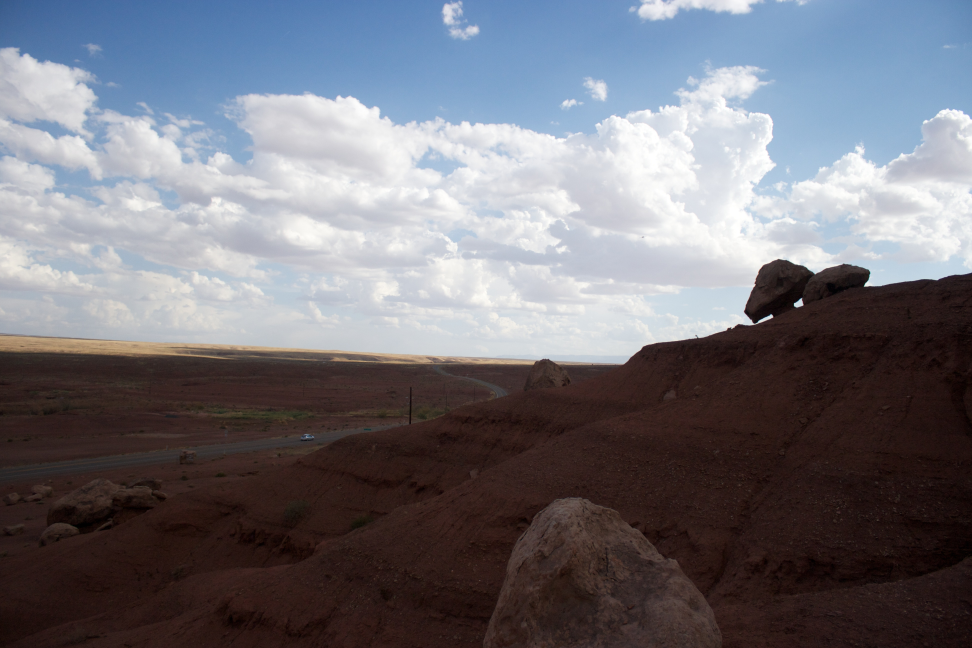
#> input picture Project 2/data/nevada3.jpg, 3888 x 2592 px (shown at 1/4 size); the run also reads 1 picture not shown here
$ python stitch.py ../data
#> lines starting #> are read from the running program, lines starting #| are printed output that depends on the picture
import cv2
import numpy as np
import os
import sys

# method for matching key points of descriptors using SSDR
# start:
def knnMatch(x1, x2):
    res = list()
    for i, x in enumerate(x1):
        x = np.tile(x, (x2.shape[0], 1))
        distances = np.linalg.norm(x - x2, axis = 1)
        k_idx = np.argsort(distances)[: 2]
        distances = distances[k_idx]
        if distances[0] < 0.7 * distances[1]:
            temp = dict()
            temp['distance'] = distances[0]
            temp['queryIdx'] = i
            temp['trainIdx'] = k_idx[0]
            res.append(temp)
        # limitimg the good maches to 500 to enhance performance
        if len(res) == 500:
            break
    return res
# end

# method for calculating homography using SVD
# start:
def calculateHomography(src, dst):
#     ref: http://ros-developer.com/2017/12/26/finding-homography-matrix-using-singular-value-decomposition-and-ransac-in-opencv-and-matlab/

    A = list()
    for i in range(len(src)):
        A.append([-src[i][0], -src[i][1], -1, 0, 0, 0, src[i][0] * dst[i][0], src[i][1] * dst[i][0], dst[i][0]])
        A.append([0, 0, 0, -src[i][0], -src[i][1], -1, src[i][0] * dst[i][1], src[i][1] * dst[i][1], dst[i][1]])

    u, s, v = np.linalg.svd(np.array(A))
    h = np.reshape(v[8], (3, 3))
    return h
# end

# method for finding inliers and homography matrix using RANSAC
# start:
def findHomography(src, dst):
    inliers = []
    H = None
    for i in range(500):
        # get 10 random points for calculating homography
        idx = np.random.permutation(len(src))[: 10]
        src1 = src[idx]
        dst1 = dst[idx]
        # call the homography function on those points
        h = calculateHomography(src1, dst1)
        _inliers = []

        for i, src_pt in enumerate(src):
            p1 = np.append(src_pt, 1) # changing src points into homogeneous coordinates
            p2 = np.append(dst[i], 1) # changing dst points into homogeneous coordinates
            _p1 = np.matmul(h, p1) # applying homography to the src points and getting their corresponding coordinates in dst image
            _p1 = _p1 / _p1[2]
            d = np.linalg.norm(p2 - _p1) # finding the error between the two points
            if d < 5:
                _inliers.append(i) # the point is inlier if the error is less than 5

        if len(_inliers) > len(inliers): # keeping the best homography matrix in 500 iterations
            inliers = _inliers
            H = h

        if len(inliers) > (len(src) * 0.7):
            break
    print ("Src size: ", len(src), "Max inliers: ", len(inliers))
    return H, inliers
# end

# method used to trim black edges around an image
# start:
def trim(frame):
    top = left = 0
    bottom, right = frame.shape[: 2]

    # trim top
    while not np.sum(frame[top]):
        top += 1
    # trim bottom
    while not np.sum(frame[bottom - 1]):
        bottom -= 1
    # trim left
    while not np.sum(frame[:, left]):
        left += 1
    # trim right
    while not np.sum(frame[:, right - 1]):
        right -= 1

    return frame[top : bottom - 1, left : right - 1]
#end

# method used to find the laplacian pyramids of an image
# start:
# [79 lines left out: functions find_laplacian_pyramids, blendImages, not called in this run]
# end

# method used to stitch 2 images using warp perspective
# start:
def stitch(img1, img2, H, blend = False):
#     ref: https://github.com/pavanpn/Image-Stitching/blob/9b4f77684da56cff50051b364d366704078432ec/stitch_images.py#L6
    h1, w1 = img1.shape[: 2]
    h2, w2 = img2.shape[: 2]

    # Get the canvas dimesions
    dims1 = np.float32([[0, 0], [0, h1], [w1, h1], [w1, 0]]).reshape(-1, 1, 2)
    dims2_temp = np.float32([[0, 0], [0, h2], [w2, h2], [w2, 0]]).reshape(-1, 1, 2)

    # Get relative perspective of second image
    dims2 = cv2.perspectiveTransform(dims2_temp, H)

    # Getting images together
    # Calculate dimensions of match points
    x_min, y_min = np.int32(np.amin(np.concatenate((dims1, dims2), axis = 0), axis = 0) - 0.5)[0]
    x_max, y_max = np.int32(np.amax(np.concatenate((dims1, dims2), axis = 0), axis = 0) + 0.5)[0]

    # Create output array after affine transformation
    transform_dist = [-x_min, -y_min]
    transform_array = np.array([[1, 0, transform_dist[0]],
                                [0, 1, transform_dist[1]],
                                [0, 0, 1]])

    result_img = cv2.warpPerspective(img2, np.matmul(transform_array, H), (x_max - x_min, y_max - y_min))
    result_img[transform_dist[1] : h1 + transform_dist[1], transform_dist[0] : w1 + transform_dist[0]] = img1
    if result_img.shape != img1.shape and blend:
        if transform_dist[0] > 100:
            result_img = blendImages(result_img[:, : transform_dist[0]], result_img[:, transform_dist[0] : w1 + transform_dist[0]])
        else:
            result_img = blendImages(result_img[:, transform_dist[0] : w1 + transform_dist[0]], result_img[:, w1 + transform_dist[0] :])
    return result_img
# blend

# method used to find sift descriptors, keypoints and get the best 500 matches between 2 images
# start:
def find_matches(img1, img2):
    sift = cv2.xfeatures2d.SIFT_create()
    kp1, des1 = sift.detectAndCompute(img1, None)
    kp2, des2 = sift.detectAndCompute(img2, None)
    matches = knnMatch(des1, des2)
    return matches, kp1, kp2
# end

# method used to stitch 2 images if enough matches are found, else img1 is returned
# start:
def stitch_images(img1, img2):
    img1_gray = cv2.cvtColor(img1, cv2.COLOR_BGR2GRAY)
    img2_gray = cv2.cvtColor(img2, cv2.COLOR_BGR2GRAY)
    good_matches, kp1, kp2 = find_matches(img1_gray, img2_gray)

    if len(good_matches) > 10:
        src_pts = np.float32([kp1[m['queryIdx']].pt for m in good_matches]).reshape(-1, 2)
        dst_pts = np.float32([kp2[m['trainIdx']].pt for m in good_matches]).reshape(-1, 2)
        H, inliers = findHomography(src_pts, dst_pts)
        if len(inliers) > .3 * len(good_matches):
            res = stitch(img2, img1, H)
            return res
        else:
            print ("Not enough inliers found - %d/%d" % (len(inliers), len(good_matches)))
            return img1
    else:
        print ("Not enough matches found - %d/%d" % (len(good_matches), 10))
        return img1
# end

def main():
    folder = sys.argv[1]
    imgList = os.listdir(folder)
    imgs = []
    for img in imgList:
        if '.jpg' in img or '.jpeg' in img:
            imgs.append(img)
    print(imgs)
    img1 = cv2.imread(os.path.join(folder, imgs[0]))
#> img1 is the input picture: shape (2592, 3888, 3); mean B, G, R 121, 113.6, 114.5
    # down-sizing the image to 50% of its size to enhance performance
    size1 = (int(img1.shape[1] * 0.5), int(img1.shape[0] * 0.5))
#> size1 = (1944, 1296)
    img1 = cv2.resize(img1, size1)
#> img1: shape (1296, 1944, 3)

    for index in range(1, len(imgs)):
        img2 = cv2.imread(os.path.join(folder, imgs[index]))
        size2 = (int(img2.shape[1] * 0.5), int(img2.shape[0] * 0.5))
#> size2 = (1944, 1296)
        img2 = cv2.resize(img2, size2)
        img1 = trim(stitch_images(img1, img2))
#> in stitch_images, `img1_gray = cv2.cvtColor(img1, cv2.COLOR_BGR2GRAY)`:
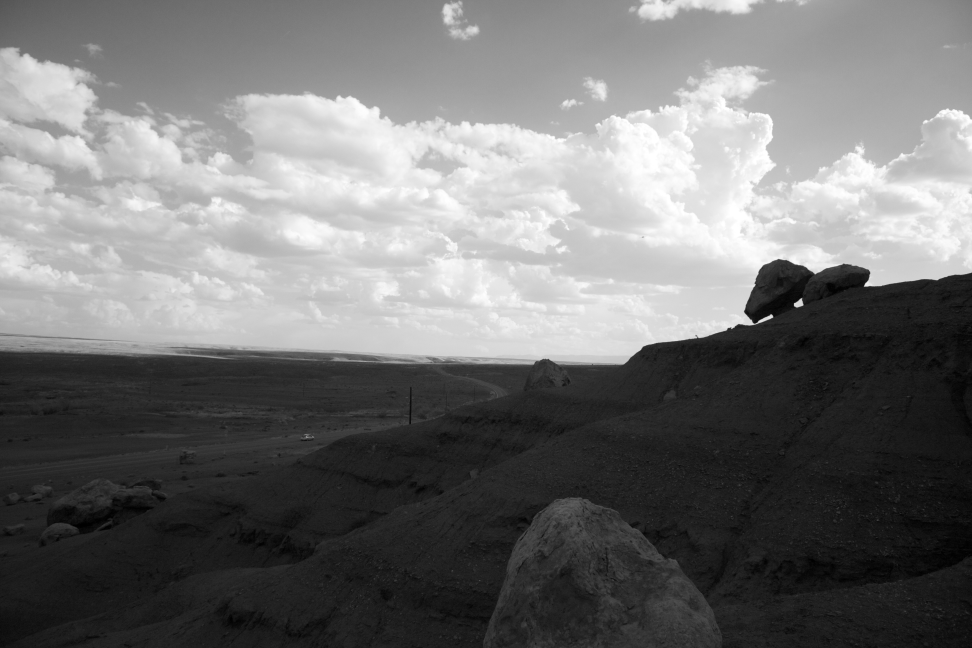
#> img1_gray: shape (1296, 1944) (shown at 1/2 size); min 0, max 255, mean 114.9
#> in find_matches, `kp1, des1 = sift.detectAndCompute(img1, None)`: kp1 = 900 keypoints; strongest (x, y, size): (1598, 607, 10.6), (1541, 633, 6.1), (1734, 569, 6.4), (1496, 643, 11.8)
#> in find_matches, `kp2, des2 = sift.detectAndCompute(img2, None)`: kp2 has the same summary as kp1
#> the loop in knnMatch, `for i, x in enumerate(x1):` made 500 passes
#> (k_idx, distances) on passes 1 to 12: ([0, 501], [0, 341.3]), ([1, 30], [0, 264.6]), ([2, 399], [0, 272.1]), ([3, 72], [0, 144.5]), ([4, 272], [0, 226.3]), ([5, 148], [0, 339]), ([6, 748], [0, 345.5]), ([7, 335], [0, 190.7]), ([8, 586], [0, 177.7]), ([9, 265], [0, 312.7]), ([10, 610], [0, 364]), ([11, 197], [0, 173.4])
#> pass 1, in knnMatch, `x = np.tile(x, (x2.shape[0], 1))`:
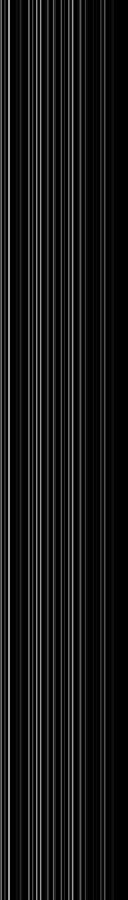
#> x: shape (900, 128) float32; min 0, max 159, mean 23.1
#> pass 2, in knnMatch, `x = np.tile(x, (x2.shape[0], 1))`:
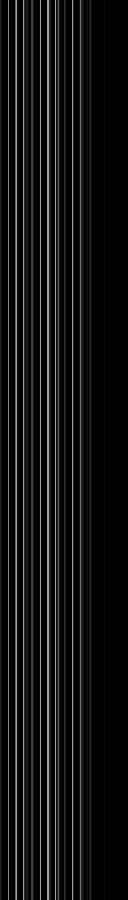
#> x: shape (900, 128) float32; min 0, max 162, mean 18.5
#> pass 3, in knnMatch, `x = np.tile(x, (x2.shape[0], 1))`:
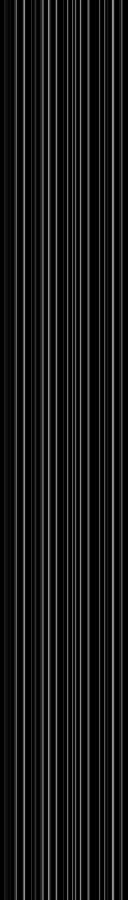
#> x: shape (900, 128) float32; min 0, max 145, mean 23.6
#> after the loop in knnMatch, `for i, x in enumerate(x1):`: res = 500 items
#> in stitch_images, `good_matches, kp1, kp2 = find_matches(img1_gray, img2_gray)`: kp2 has the same summary as kp1 in find_matches
#> in stitch_images, `src_pts = np.float32([kp1[m['queryIdx']].pt for m in good_matches]).re..`: src_pts = 500 pairs, first value 11.47 to 1245.9, second value 2.37 to 1249.3
#> in stitch_images, `dst_pts = np.float32([kp2[m['trainIdx']].pt for m in good_matches]).re..`: dst_pts has the same summary as src_pts
#> the loop in findHomography, `for i in range(500):` made 1 pass
#> idx on pass 1: [90, 254, 283, 445, 461, 15, 316, 489, 159, 153]
#> after the loop in findHomography, `for i in range(500):`: inliers = 500 values from 0 to 499
#| Src size:  500 Max inliers:  500
#> in stitch_images, `H, inliers = findHomography(src_pts, dst_pts)`: H = [[0.577, 4.18e-16, -8.86e-13], [4.7e-16, 0.577, -2.23e-13], [-1.08e-18, 7.05e-19, 0.577]]; inliers = 500 values from 0 to 499
#> in stitch, `dims2 = cv2.perspectiveTransform(dims2_temp, H)`: dims2 = [[-1.53e-12, -3.86e-13], [-5.96e-13, 1296], [1944, 1296], [1944, 1.2e-12]]
#> in stitch, `x_min, y_min = np.int32(np.amin(np.concatenate((dims1, dims2), axis = ..`: x_min = 0
#> in stitch, `x_max, y_max = np.int32(np.amax(np.concatenate((dims1, dims2), axis = ..`: x_max = 1944; y_max = 1296
#> in stitch, `transform_dist = [-x_min, -y_min]`: transform_dist = [0, 0]
#> in stitch, `transform_array = np.array([[1, 0, transform_dist[0]], [0, 1, transfor..`: transform_array = [[1, 0, 0], [0, 1, 0], [0, 0, 1]]
#> in trim, `top = left = 0`: top = 0
#> after the loop in trim, `while not np.sum(frame[bottom - 1]):`: bottom = 1296
#> after the loop in trim, `while not np.sum(frame[:, left]):`: left = 0
#> after the loop in trim, `while not np.sum(frame[:, right - 1]):`: right = 1944

    # up-sizing the image back to 200%
    size1 = (int(img1.shape[1] * 2), int(img1.shape[0] * 2))
#> size1 = (3886, 2590)
    img1 = cv2.resize(img1, size1)
#> img1: shape (2590, 3886, 3)

    cv2.imwrite(os.path.join(folder, "panorama.jpg"), img1)

if __name__ == '__main__':
    main()
